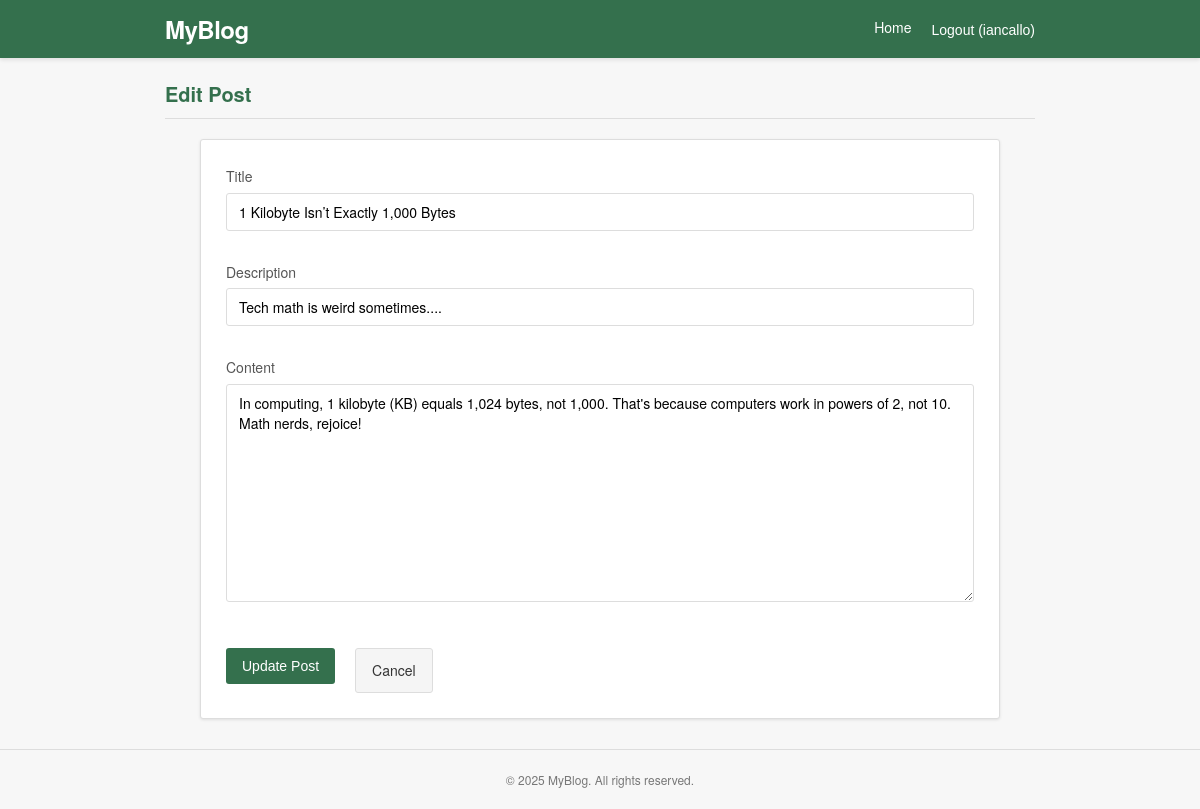
The app's page /post/15/edit/ (signed in) with its own data.
### posts/models.py (models this page shows, shortened)
class Post(models.Model):
    title = models.CharField(max_length=200)
    description = models.TextField()
    content = models.TextField()
    author = models.ForeignKey(User, on_delete=models.CASCADE, related_name='posts', null=True, blank=True)
    created_at = models.DateTimeField(null=True, blank=True)

### posts/views.py (the view, shortened to what this page needs)
# urls.py: path('post/<int:pk>/edit/', PostUpdateView.as_view(), name='post_edit'),
class PostUpdateView(LoginRequiredMixin, UpdateView):
    model = Post
    form_class = PostForm
    template_name = 'posts/post_form.html'
    def get_queryset(self):
        return Post.objects.filter(author=self.request.user)

### posts/forms.py
class PostForm(forms.ModelForm):
    class Meta:
        model = Post
        fields = ['title', 'description', 'content']
        widgets = {
            'title': forms.TextInput(attrs={'class': 'form-input'}),
            'description': forms.TextInput(attrs={'class': 'form-input'}),
            'content': forms.Textarea(attrs={'class': 'form-input', 'rows': 10}),
        }

### posts/templates/posts/post_form.html (shortened to what this page needs)
{% load static %}
<!DOCTYPE html>
<html lang="en">
<head>
</head>
<body>
    <header class="header">
        <div class="header-container">
            <div class="logo"><a href="{% url 'post_list' %}">MyBlog</a></div>
            <div class="nav-links">
                <a href="{% url 'post_list' %}" class="nav-link">Home</a>
                {% if user.is_authenticated %}
                    <form method="post" action="{% url 'logout' %}" style="display: inline;">
                        <input type="submit" value="Logout ({{ user.username }})" class="nav-link" style="background: none; border: none; color: white; cursor: pointer; font-size: 14px; padding: 0;">
                    </form>
                {% else %}
                    <a href="{% url 'login' %}" class="nav-link">Login</a>
                    <a href="{% url 'signup' %}" class="nav-link">Sign Up</a>
                {% endif %}
            </div>
        </div>
    </header>
    <main class="container">
        <h1 class="page-title">{% if object %}Edit Post{% else %}New Post{% endif %}</h1>
        <div class="post-form-container">
            <form class="post-form" method="post">
                <div class="form-group">
                    <label for="id_title" class="form-label">Title</label>
                    {{ form.title }}
                </div>
                <div class="form-group">
                    <label for="id_description" class="form-label">Description</label>
                    {{ form.description }}
                </div>
                <div class="form-group">
                    <label for="id_content" class="form-label">Content</label>
                    {{ form.content }}
                </div>
                <div class="form-actions">
                    <button type="submit" class="form-submit">{% if object %}Update{% else %}Create{% endif %} Post</button>
                    <a href="{% url 'post_list' %}" class="form-cancel">Cancel</a>
                </div>
            </form>
        </div>
    </main>
    <footer class="footer">
        <p>© {% now "Y" %} MyBlog. All rights reserved.</p>
    </footer>
</body>
</html>

### posts/templates/posts/post_form.html (style rules this page uses)
* { margin: 0; padding: 0; box-sizing: border-box; }
body { font-family: 'Lucida Grande', 'Frutiger', 'Helvetica Neue', Arial, sans-serif; background-color: #f7f7f7; color: #333; line-height: 1.6; }
.header { background-color: #34704D; color: white; padding: 10px 0; box-shadow: 0 2px 4px rgba(0, 0, 0, 0.1); }
.header-container { max-width: 900px; margin: 0 auto; padding: 0 15px; display: flex; justify-content: space-between; align-items: center; }
.logo { font-size: 24px; font-weight: bold; letter-spacing: -0.5px; }
.logo a { color: white; text-decoration: none; }
.nav-links { display: flex; gap: 20px; }
.nav-link { color: white; text-decoration: none; font-size: 14px; }
.container { max-width: 900px; margin: 20px auto; padding: 0 15px; }
.page-title { color: #34704D; margin-bottom: 20px; font-size: 20px; font-weight: bold; padding-bottom: 8px; border-bottom: 1px solid #ddd; }
.post-form-container { background-color: white; border: 1px solid #ddd; border-radius: 3px; padding: 25px; box-shadow: 0 1px 3px rgba(0, 0, 0, 0.1); max-width: 800px; margin: 0 auto; }
.post-form { display: flex; flex-direction: column; gap: 15px; }
.form-group { margin-bottom: 15px; }
.form-label { display: block; margin-bottom: 5px; font-size: 14px; color: #555; }
.form-input { width: 100%; padding: 8px 12px; border: 1px solid #ddd; border-radius: 3px; font-family: inherit; font-size: 14px; }
.form-submit { background-color: #34704D; color: white; border: none; padding: 10px 16px; border-radius: 3px; font-size: 14px; cursor: pointer; transition: background-color 0.2s; margin-top: 10px; align-self: flex-start; }
.form-cancel { background-color: #f5f5f5; color: #333; border: 1px solid #ddd; padding: 10px 16px; border-radius: 3px; font-size: 14px; cursor: pointer; transition: background-color 0.2s; margin-top: 10px; margin-left: 10px; text-decoration: none; }
.form-actions { display: flex; gap: 10px; }
.footer { text-align: center; padding: 20px 15px; margin-top: 30px; color: #777; font-size: 12px; border-top: 1px solid #ddd; }

### records on screen
Post: title "1 Kilobyte Isn’t Exactly 1,000 Bytes", description "Tech math is weird sometimes....", content "In computing, 1 kilobyte (KB) equals 1,024 bytes, not 1,000. That's because computers work in powers of 2, not 10. Math nerds, rejoice!"
